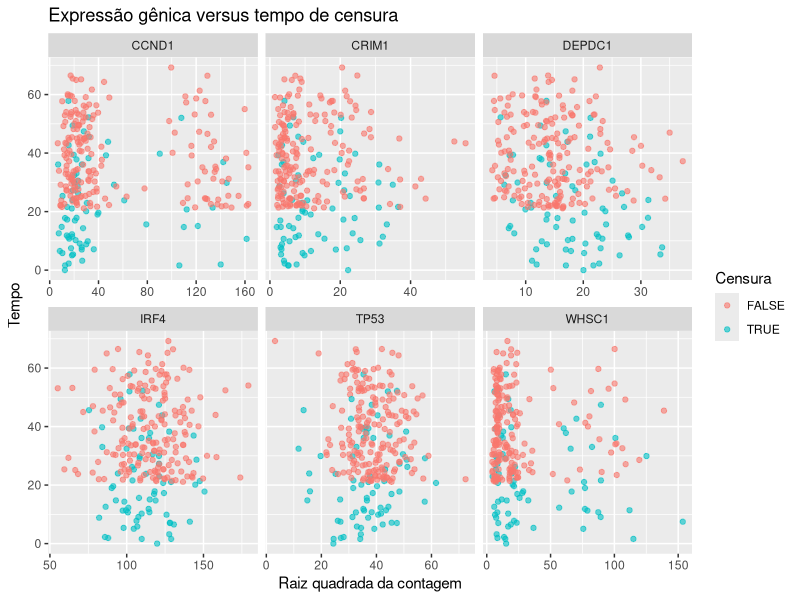
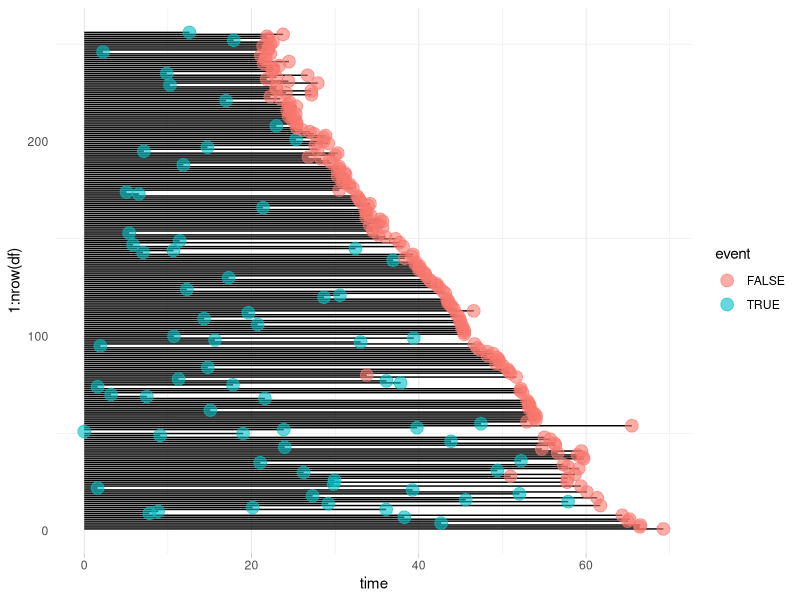
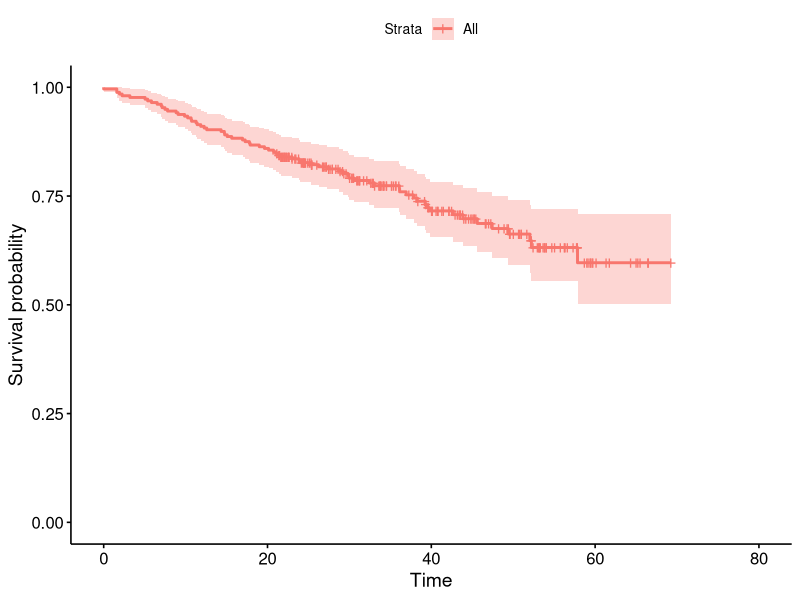
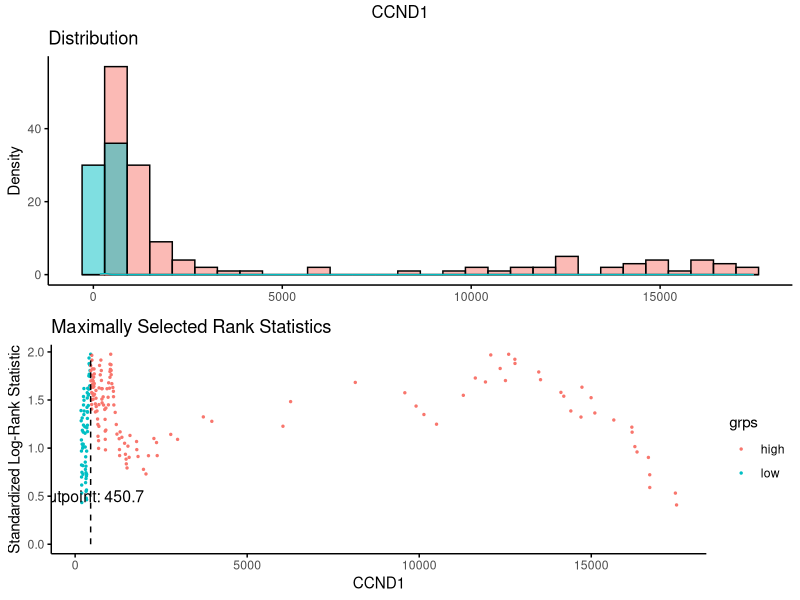
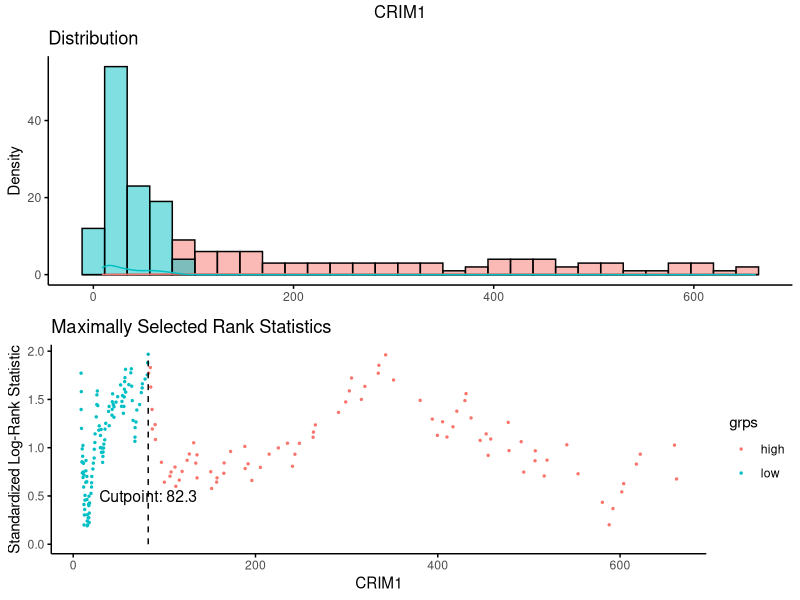
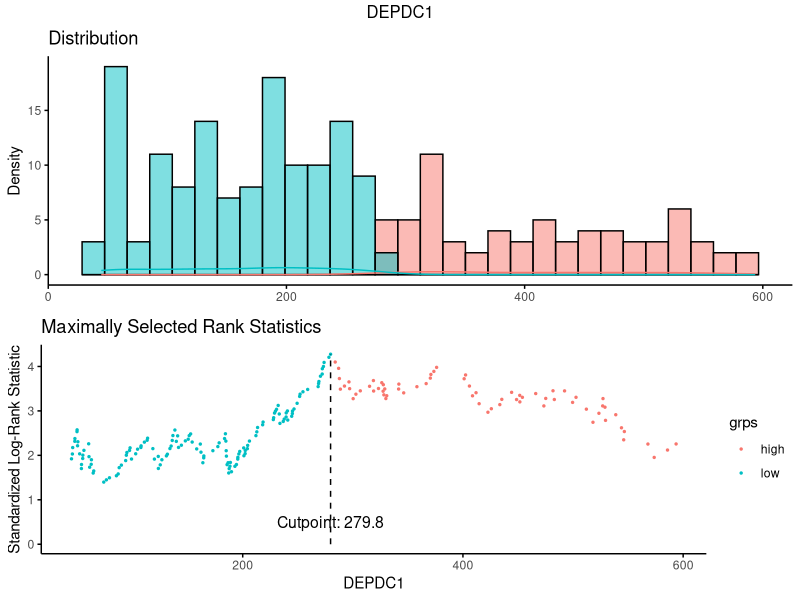
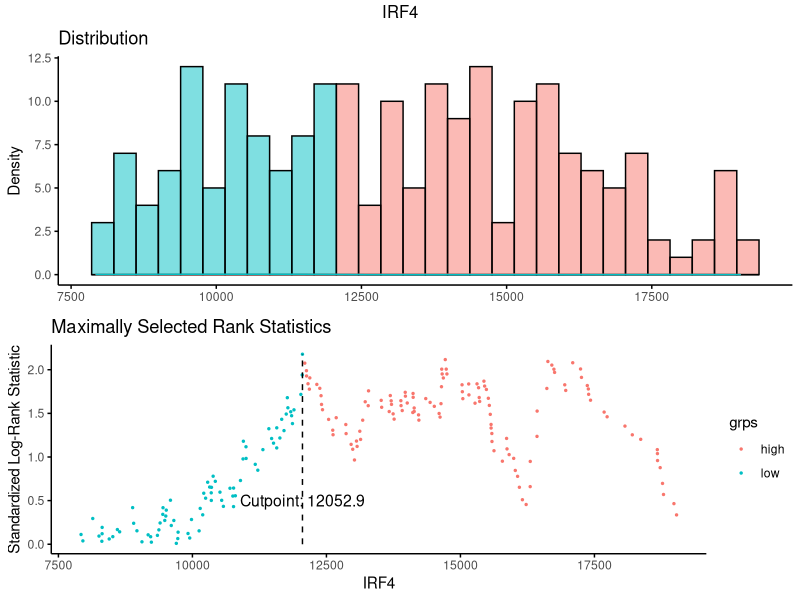
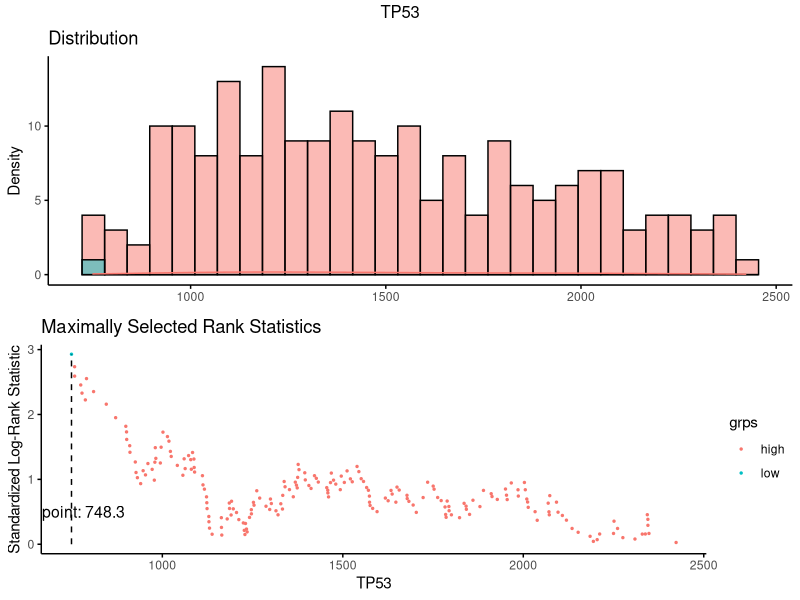

These figures' R source, in order:
## ---- chunk 1
knitr::opts_chunk$set(echo = TRUE)
## ---- chunk 2
library(tidyverse)
library(survival)
library(survminer)
library(knitr)
## ---- chunk 3
df <- survminer::myeloma
## ---- chunk 4
# Conjunto de dados utilizado
df <- survminer::myeloma %>% rownames_to_column %>% tibble
df$event <- as.logical(df$event)
head(df)
## ---- chunk 5
## trocar por tempo vs raiz quadrada da contagem
gex_cols <- c("CCND1", "CRIM1", "DEPDC1","IRF4","TP53","WHSC1")  


df %>% pivot_longer(cols = gex_cols) %>% 
ggplot(aes(y=time, x=sqrt(value))) +
  geom_point( aes(color=event), alpha=0.6) +
  facet_wrap(~name, scales = "free_x") +
  labs(x = "Raiz quadrada da contagem",
       y = "Tempo",
       color = "Censura",
       title = "Expressão gênica versus tempo de censura")
## ---- chunk 6
## trocar por tempo vs raiz quadrada da contagem
  df %>% 
ggplot(aes(x=1:nrow(df), y=time)) +
  geom_segment( aes(x=1:nrow(df), xend=1:nrow(df), y=0, yend=time)) +
  geom_point( aes(color=event), size=4, alpha=0.6) +
  theme_light() +
  coord_flip() +
  theme(
    panel.grid.major.y = element_blank(),
    panel.border = element_blank(),
    axis.ticks.y = element_blank()
  )
## ---- chunk 7
km_fit <- survfit(Surv(time, event) ~ 1, data = df)
## ---- chunk 8
ggsurvplot(km_fit, data = df, risk.table = FALSE)
## ---- chunk 9
summary(km_fit, times = seq(0,70,5))
## ---- chunk 10
res.cut <- surv_cutpoint(df, time = "time", event = "event",
                         variables = c("CRIM1", "DEPDC1", "WHSC1",
                                       "CCND1", "IRF4", "TP53"),
                         progressbar = FALSE)
summary(res.cut)
## ---- chunk 11
genes <- c("CCND1", "CRIM1","DEPDC1", "IRF4", "TP53", "WHSC1")
#plotando a distribuicao de cada gene
for(gene in genes){
  print(plot(res.cut, gene, pallete = "npg"))
}
# plot(res.cut, "CRIM1", pallete = "npg")
## ---- chunk 12
res.cat <- surv_categorize(res.cut)
head(res.cat)
## ---- chunk 13
#defyning each fit for each gene
fit1 <- survfit(Surv(time, event) ~ CCND1, data = res.cat)
fit2 <- survfit(Surv(time, event) ~ CRIM1, data = res.cat)
fit3 <- survfit(Surv(time, event) ~ DEPDC1, data = res.cat)
fit4 <- survfit(Surv(time, event) ~ IRF4, data = res.cat)
fit5 <- survfit(Surv(time, event) ~ TP53, data = res.cat)
fit6 <- survfit(Surv(time, event) ~ WHSC1, data = res.cat)

#List of ggsurvplots

splots <- list()

splots[[1]] <- ggsurvplot(fit1, data = df, risk.table = TRUE, risk.table.height = 0.3,
                          ggtheme = theme_minimal())
splots[[2]] <- ggsurvplot(fit2, data = df, risk.table = TRUE, risk.table.height = 0.3,
                          ggtheme = theme_minimal())
splots[[3]] <- ggsurvplot(fit3, data = df, risk.table = TRUE, risk.table.height = 0.3,
                          ggtheme = theme_minimal())
splots[[4]] <- ggsurvplot(fit4, data = df, risk.table = TRUE, risk.table.height = 0.3,
                          ggtheme = theme_minimal())
splots[[5]] <- ggsurvplot(fit5, data = df, risk.table = TRUE, risk.table.height = 0.3,
                          ggtheme = theme_minimal())
splots[[6]] <- ggsurvplot(fit6, data = df, risk.table = TRUE, risk.table.height = 0.3,
                          ggtheme = theme_minimal())

 
#arrange multiple ggsurvplots  
arrange_ggsurvplots(splots, print = TRUE, 
                    ncol = 3, nrow = 2)


if (FALSE) {
# Arrange and save into pdf file
res <- arrange_ggsurvplots(splots, print = FALSE)
ggsave("myfile.pdf", res)
}
## ---- chunk 14
# Survival curves with global p-value
fit2 <- survfit(Surv(time, event) ~ molecular_group, data = df)
ggsurvplot(fit2, data = myeloma,
           legend.title = "Grupos Moleculares",
           legend.labs = levels(myeloma$molecular_group),
           legend = "right",
           pval = TRUE, palette = "lancet")
# summary(fit2)
## ---- chunk 15
  fit <- survfit(Surv(time, event) ~ chr1q21_status, data = df)
# Pairwise survdiff
res <- pairwise_survdiff(Surv(time, event) ~ molecular_group,
     data = myeloma)
res
## ---- chunk 16
ggsurvplot(
   fit,                     # survfit object with calculated statistics.
   data = df,  # data used to fit survival curves. 
   risk.table = TRUE,       # show risk table.
   pval = TRUE,             # show p-value of log-rank test.
   conf.int = TRUE,         # show confidence intervals for 
                            # point estimaes of survival curves.
   xlim = c(0,65),        # present narrower X axis, but not affect
                            # survival estimates.
   break.time.by = 5,     # break X axis in time intervals by 500.
   ggtheme = theme_minimal(), # customize plot and risk table with a theme.
 risk.table.y.text.col = T, # colour risk table text annotations.
  risk.table.y.text = FALSE # show bars instead of names in text annotations
                            # in legend of risk table
)
## ---- chunk 17
citation("survminer")
